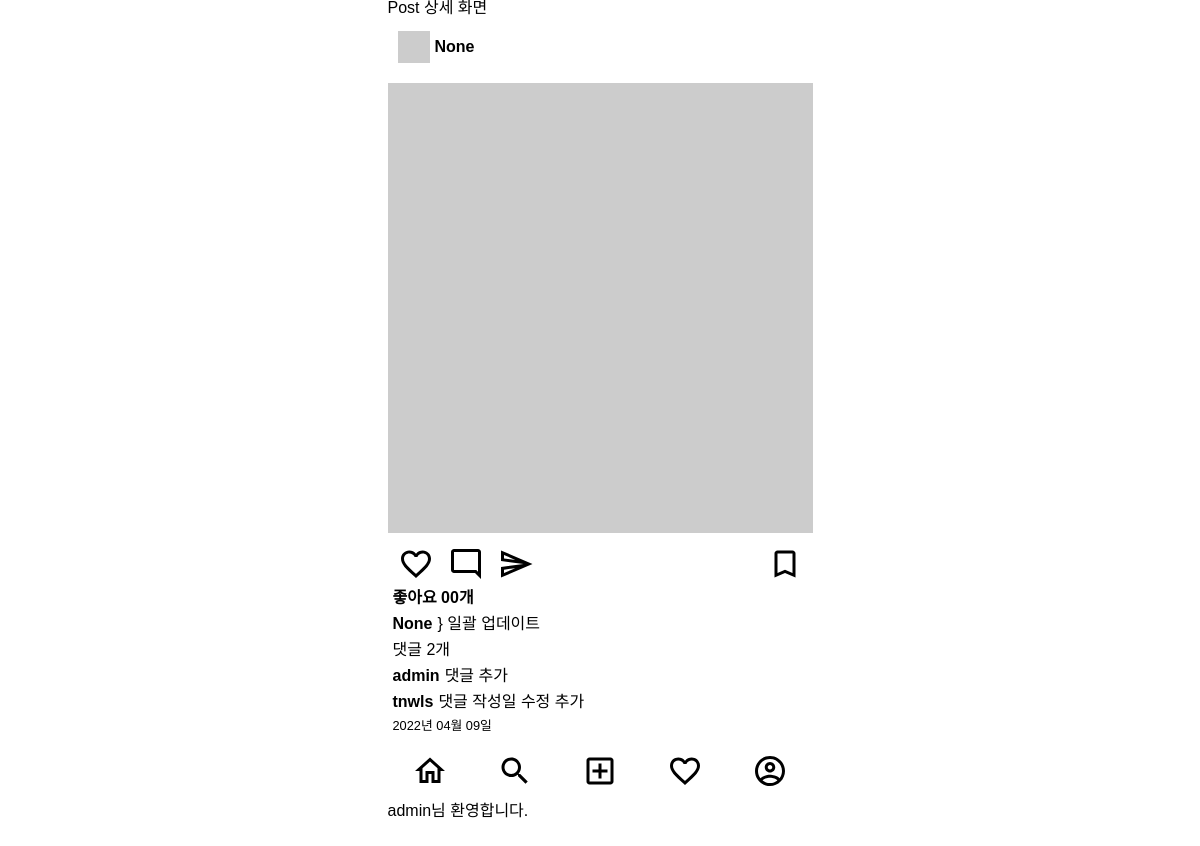
/posts/1/ (signed in), run on the app's committed database.
### posts/models.py (models this page shows)
class Post(models.Model):
    image = models.ImageField(verbose_name='이미지',null =True,blank=True)
    content = models.TextField(verbose_name='내용')
    created_at = models.DateTimeField(verbose_name='작성일', auto_now_add =True)
    view_count = models.IntegerField(verbose_name='조회수',default=0)
    writer = models.ForeignKey(to=User,on_delete=models.CASCADE,null=True,blank=True)

class Comment(models.Model):
    content = models.TextField(verbose_name='내용')
    created_at = models.DateTimeField(verbose_name='작성일',auto_now_add =True)
    post = models.ForeignKey(to='Post',on_delete=models.CASCADE)
    writer = models.ForeignKey(to=User,on_delete=models.CASCADE,null=True,blank=True)

### posts/views.py (the view)
# urls.py: path('<int:id>/',post_detail_view,name='post-detail' ),
def post_detail_view(request, id):
    try:
        post = Post.objects.get(id=id)
    except Post.DoesNotExist:
        return redirect('index')
    context = {
        'post': post,
    }
    return render(request,'posts/post_detail.html',context)

### templates/posts/post_detail.html (shortened to what this page needs)
{% extends 'base.html' %}
{% block content %}
<h1>Post 상세 화면</h1>
{% include 'mixin/posts/post_card.html' with detail=True %}
{% endblock %}

### templates/base.html (shortened to what this page needs)
{% load static %}
<!DOCTYPE html>
<html lang="ko">
<head>
    <link rel="stylesheet" href="{% static 'css/reset.css' %}">
    <link rel="stylesheet" href="{% static 'css/index.css' %}">
</head>
<body class="container">
    <div>
        {% block content %}
        {% endblock %}
    </div>
    <div>
        <nav>
            <ul class="bottom-menu-group">
                <li>
                    <a href="{% url 'index' %}">
                        <img src="{% static 'icons/home_outlined_black_36dp.svg' %}" alt="홈">
                    </a>
                </li>
                <li>
                    <img src="{% static 'icons/search_outlined_black_36dp.svg' %}" alt="검색"/>
                </li>
                <li>
                    <a href="{% url 'posts:post-create' %}">
                        <img src="{% static 'icons/add_box_outlined_black_36dp.svg' %}" alt="글쓰기"/>
                    </a>
                </li>
                <li>
                    <img src="{% static 'icons/favorite_outlined_black_36dp.svg' %}" alt="좋아요"/>
                </li>
                <li>
                    <img src="{% static 'icons/account_circle_outlined_black_36dp.svg' %}" alt="프로필"/>
                </li>
            </ul>
        </nav>
    </div>
    {% if request.user.is_authenticated %}
        <div>
            {{ user.username }}님 환영합니다.
        </div>
    {% endif %}
</body>
</html>

### templates/mixin/posts/post_card.html (shortened to what this page needs)
{% load static %}
<div class="card">
    <div class="card__header">
        <img class="card__user-image" src="http://via.placeholder.com/32x32"/>
        <span class="card__user-name">{{ post.writer }}</span>
    </div>
    <div class="card__body">
        <div>
            {% if post.image %}
                <img class="'card_image" src="{{ post.image.url }}" width="450" height="450" alt="">
            {% else %}
                <img class="card__image" src="http://via.placeholder.com/600x600">
            {% endif %}
        </div>
        <div class="card__btn-group">
            <div>
                <img class="card__btn" src="{% static 'icons/favorite_outlined_black_36dp.svg' %}" alt="좋아요"/>
                <img class="card__btn" src="{% static 'icons/mode_comment_outlined_black_36dp.svg' %}" alt="댓글"/>
                <img class="card__btn" src="{% static 'icons/send_outlined_black_36dp.svg' %}" alt="공유하기"/>
            </div>
            <div>
                <img class="card__btn" src="{% static 'icons/bookmark_outlined_black_36dp.svg' %}" alt="북마크"/>
            </div>
        </div>
        <div class="card_content">
            <span class="card__like-num">좋아요 00개</span>
            <div class="card__main-text">
                <p><span class="card__user-name">{{ post.writer }}</span>}
                {% if not detail %}
                    {{ post.content |truncatechars: 35 }
                {% else %}
                    {{ post.content }}
                {% endif %}
                </p>
            </div>
            <div>
                <p class="">댓글 {{ post.comment_set.all.count }}개 {% if not detail %}모두 보기{% endif %}</p>
                <ul class="card__comment-group">
                    {% if not detail %}
                        {% for comment in post.comment_set.all %}
                            <li><p><span class="card__user-name">{{ comment.writer }}</span>{{ comment.content }}</p>
                            </li>
                        {% empty %}
                            <li><p>댓글 없음</p></li>
                        {% endfor %}
                    {% else %}
                        {% for comment in post.comment_set.all|slice:":2" %}
                            <li><p><span class="card__user-name">{{ comment.writer }}</span>{{ comment.content }}</p>
                            </li>
                        {% empty %}
                            <li><p>댓글 없음</p></li>
                        {% endfor %}
                    {% endif %}
                </ul>
            </div>
            <span class="card__created-at">{{ post.created_at|date:"Y년 m월 d일" }}</span>
        </div>
    </div>
</div>

### static/css/index.css (style rules this page uses)
.container { display: flex; flex-direction: column; max-width: 425px; }
body { font-family: 'Noto Sans KR', sans-serif; margin: 0 auto 60px auto; }
.bottom-menu-group { display: flex; height: 60px; align-items: center; justify-content: space-around; background-color: #FFFFFF; }
.card__header { display: flex; align-items: center; margin: 15px 0; padding: 0 5px; }
.card__user-image { margin: 0 5px; }
.card__user-name { font-weight: bold; margin: 0 5px 0 0; }
.card__body { margin: 10px 0; }
.card__image { height: 450px; width: 100%; margin: 5px 0; object-fit: cover; }
.card__btn-group { display: flex; justify-content: space-between; margin: 5px 0; padding: 0 5px; }
.card__btn { margin: 0 5px; }
.card_content { display: flex; flex-direction: column; padding: 0 5px; }
.card__like-num { font-weight: bold; }
.card__main-text { margin: 10px 0; }
.card__comment-group > li { margin: 10px 0; }
.card__created-at { font-weight: lighter; font-size: 0.8rem; }

### data on the page
Post: writer "None", content "일괄 업데이트", comment_set.all.count "2", created_at "2022년 04월 09일"
Comment: writer "admin", content "댓글 추가"
Comment: writer "tnwls", content "댓글 작성일 수정 추가"

### other printed values
{{ user.username }} "admin"
